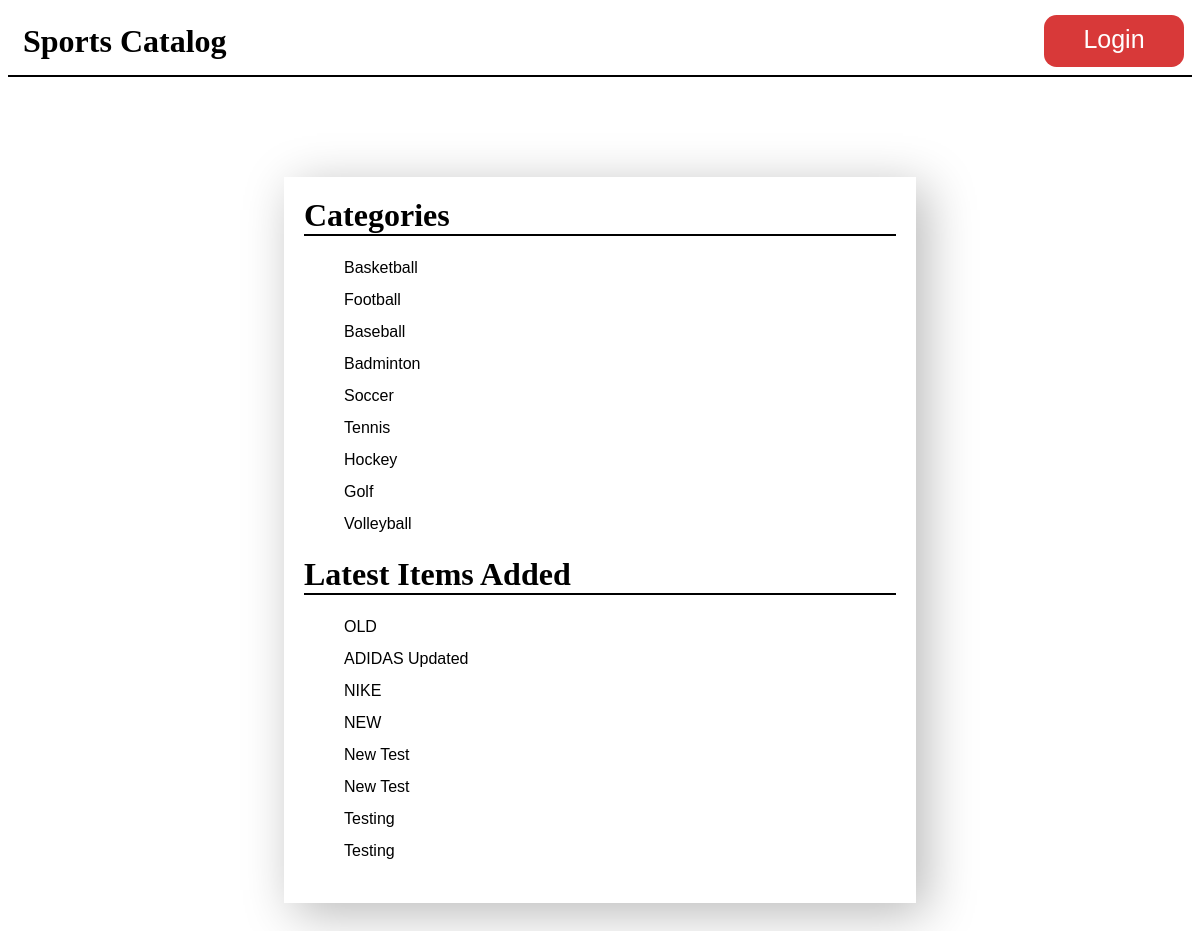
Before: / with the older database file.
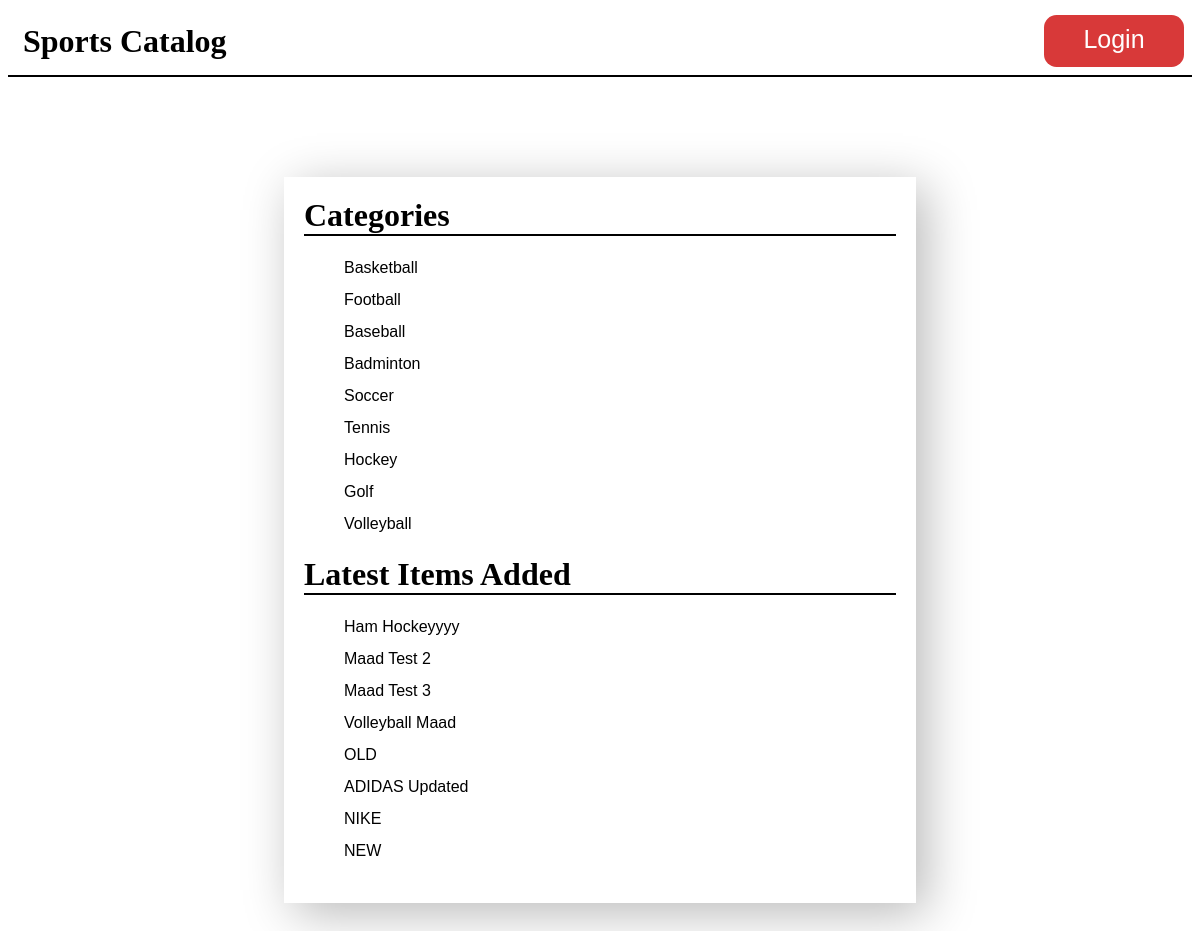
After: the same page with the newer database file.
### database_setup.py (models this page shows, shortened)
class Category(Base):
    __tablename__ = 'category'
    id = Column(Integer, primary_key=True)
    name = Column(String(100))

class Item(Base):
    __tablename__ = 'item'
    id = Column(Integer, primary_key=True)
    name = Column(String(100), nullable=False)
    description = Column(String(500), nullable=False)
    created_at = Column(DateTime, nullable=False, default=datetime.datetime.utcnow())
    updated_at = Column(DateTime, nullable=False, default=datetime.datetime.utcnow(), onupdate=datetime.datetime.utcnow())
    category_id = Column(Integer, ForeignKey('category.id'))
    category = relationship(Category)
    user_id = Column(Integer, ForeignKey('user.id'))
    user = relationship(User)

### main.py (the view)
@app.route('/')
def showHomePage():
    logged_in = True
    if 'username' not in login_session:
        logged_in = False
    categories = session.query(Category).all()
    latestItems = session.query(Item).order_by(desc(Item.updated_at)).limit(8)
    return render_template('index.html', categories=categories, latestItems=latestItems, allowed=logged_in)

### templates/index.html (shortened to what this page needs)
<!DOCTYPE html>
<html>
  <head>
    <link href="/static/style.css" rel="stylesheet" />
  </head>
  <body>
    <header>
      <div id="container">
        <h1><a href="{{url_for('showHomePage')}}">Sports Catalog</a></h1>
        {% if not allowed %}
          <a href="{{url_for('showLogin')}}" id="login">Login</a>
        {% else %}
          <a href="{{url_for('gdisconnect')}}" id="logout">Logout</a>
        {% endif %}
      </div>
    </header>
    <div id="categories_content">
      <h1>Categories</h1>
      <ul>
        {% for category in categories %}
          <li>
            <a href="{{url_for('showItems', category_id=category.id)}}">{{category.name}}</a>
          </li>
        {% endfor %}
      </ul>
      <h1>Latest Items Added</h1>
      <ul>
        {% for item in latestItems %}
          <li>
            <a href="{{url_for('showItem', category_id=item.category_id, item_id=item.id)}}">{{item.name}}</a>
          </li>
        {% endfor %}
      </ul>
    </div>
  </body>
</html>

Changed rows visible on the page:
no longer on this page (row unchanged): Item: name "New Test"
no longer on this page (row unchanged): Item: name "New Test"
no longer on this page (row unchanged): Item: name "Testing"
no longer on this page (row unchanged): Item: name "Testing"
added Item: name "Ham Hockeyyyy"
added Item: name "Maad Test 2"
added Item: name "Maad Test 3"
added Item: name "Volleyball Maad"
